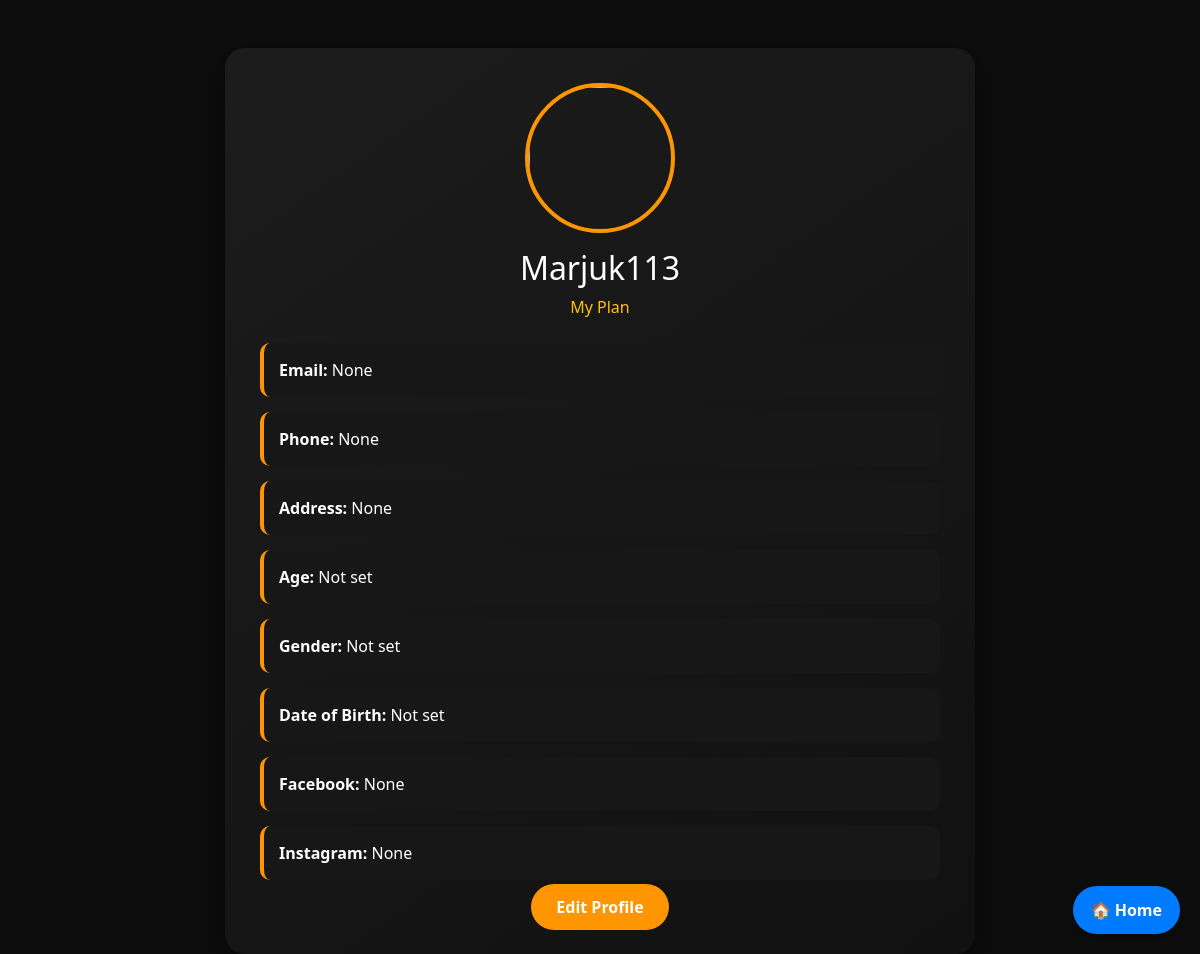
Screenshot of /profile/ (signed in) with the database file from the repository.
### frontend/models.py (models this page shows, shortened)
class Profile(models.Model):
    user = models.OneToOneField(User, on_delete=models.CASCADE)
    photo = models.ImageField(upload_to="profile_photos/", blank=True, null=True)
    email = models.EmailField(blank=True, null=True)
    phone = models.CharField(max_length=20, blank=True, null=True)
    address = models.CharField(max_length=255, blank=True, null=True)
    bio = models.TextField(blank=True, null=True)
    age = models.IntegerField(blank=True, null=True)
    gender = models.CharField(max_length=20, blank=True, null=True)
    date_of_birth = models.DateField(blank=True, null=True)
    facebook = models.CharField(max_length=255, blank=True, null=True)
    instagram = models.CharField(max_length=255, blank=True, null=True)

### frontend/views.py (the view)
# urls.py: path("profile/", views.profile, name="profile"),
@login_required
def profile(request):
    profile, created = Profile.objects.get_or_create(user=request.user)
    return render(request, 'profile.html', {'profile': profile})

### templates/profile.html (shortened to what this page needs)
{% load static %}
<!DOCTYPE html>
<html>
<head>
    <link rel="stylesheet" href="{% static 'css/bootstrap.min.css' %}">
</head>
<body>
<div class="container mt-5">
    <div class="profile-card text-center">
        <div class="profile-photo mb-3">
            {% if profile.photo %}
                <img src="{{ profile.photo.url }}">
            {% else %}
                <img src="{% static 'images/default-user.png' %}">
            {% endif %}
        </div>
        <h2>{{ request.user.get_full_name|default:request.user.username }}</h2>
        <p class="text-warning">My Plan</p>
        <div class="mt-4 text-start">
            <div class="info-box">
                <strong>Email:</strong> {{ profile.email }}
            </div>
            <div class="info-box">
                <strong>Phone:</strong> {{ profile.phone }}
            </div>
            <div class="info-box">
                <strong>Address:</strong> {{ profile.address }}
            </div>
            <div class="info-box">
                <strong>Age:</strong> {{ profile.age|default:"Not set" }}
            </div>
            <div class="info-box">
                <strong>Gender:</strong> {{ profile.gender|default:"Not set" }}
            </div>
            <div class="info-box">
                <strong>Date of Birth:</strong> {{ profile.date_of_birth|default:"Not set" }}
            </div>
            <div class="info-box">
                <strong>Facebook:</strong> {{ profile.facebook|default:"None" }}
            </div>
            <div class="info-box">
                <strong>Instagram:</strong> {{ profile.instagram|default:"None" }}
            </div>
        </div>
        <a href="{% url 'edit_profile' %}" class="btn-edit mt-4">Edit Profile</a>
    </div>
</div>
<a href="{% url 'home' %}"
   style="
     position: fixed;
     bottom: 20px;
     right: 20px;
     background:#007bff;
     padding:12px 18px;
     border-radius: 50px;
     color:white;
     font-weight:bold;
     text-decoration:none;
     font-size:16px;
     z-index: 9999;
     box-shadow:0 4px 8px rgba(0,0,0,0.3);
   ">
   🏠 Home
</a>
</body>
</html>

### templates/profile.html (style rules this page uses)
body { background:#0d0d0d; color:#fff; }
.profile-card { background: linear-gradient(145deg, #1c1c1c, #111); padding: 35px; border-radius: 20px; box-shadow: 0 8px 25px rgba(0,0,0,0.6); max-width: 750px; margin: auto; }
.profile-photo img { width: 150px; height:150px; border-radius: 50%; object-fit: cover; border: 4px solid #ff9600; }
.info-box { background:#171717; padding:15px; border-radius:10px; margin-bottom:15px; border-left:4px solid #ff9600; }
.btn-edit { background:#ff9600; color:white; border-radius: 25px; padding:12px 25px; font-weight:bold; text-decoration:none; }

### rows the page displays
Profile: email "None", phone "None", address "None", age "Not set", gender "Not set", date_of_birth "Not set", facebook "None", instagram "None"

### other values shown
{{ request.user.get_full_name|default:request.user.username }} "Marjuk113"
